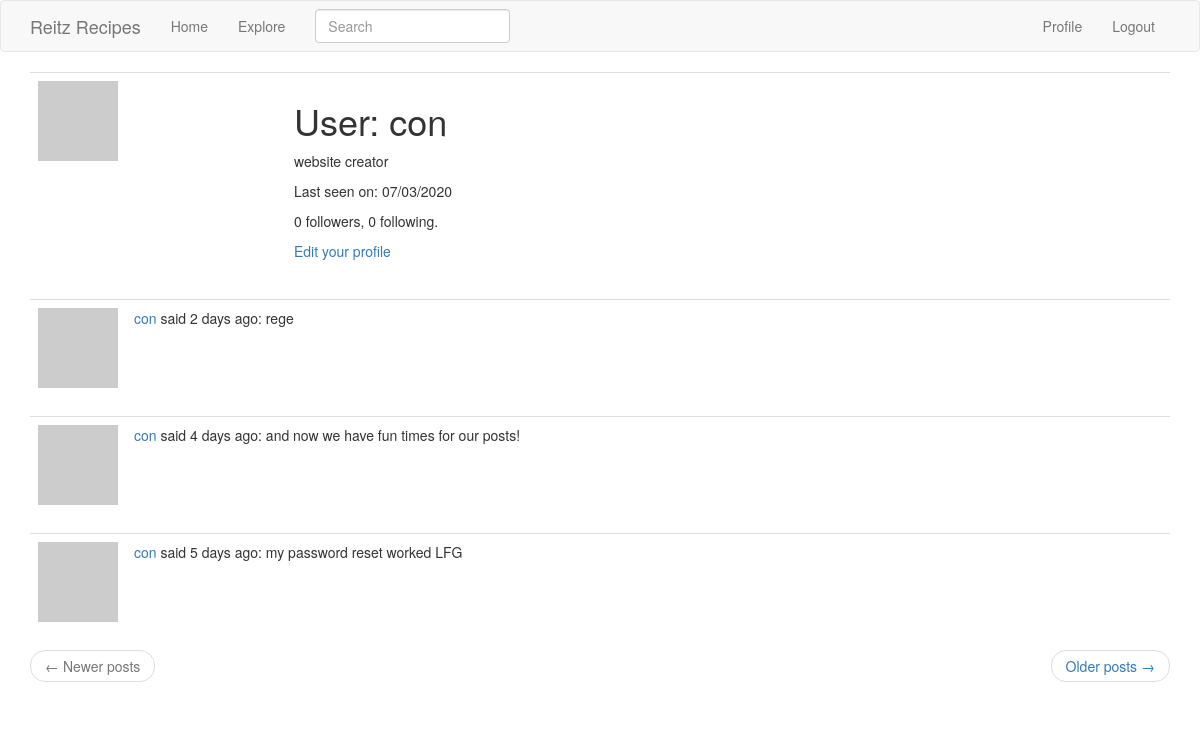
The page /user/con (signed in) on the database as committed earlier.
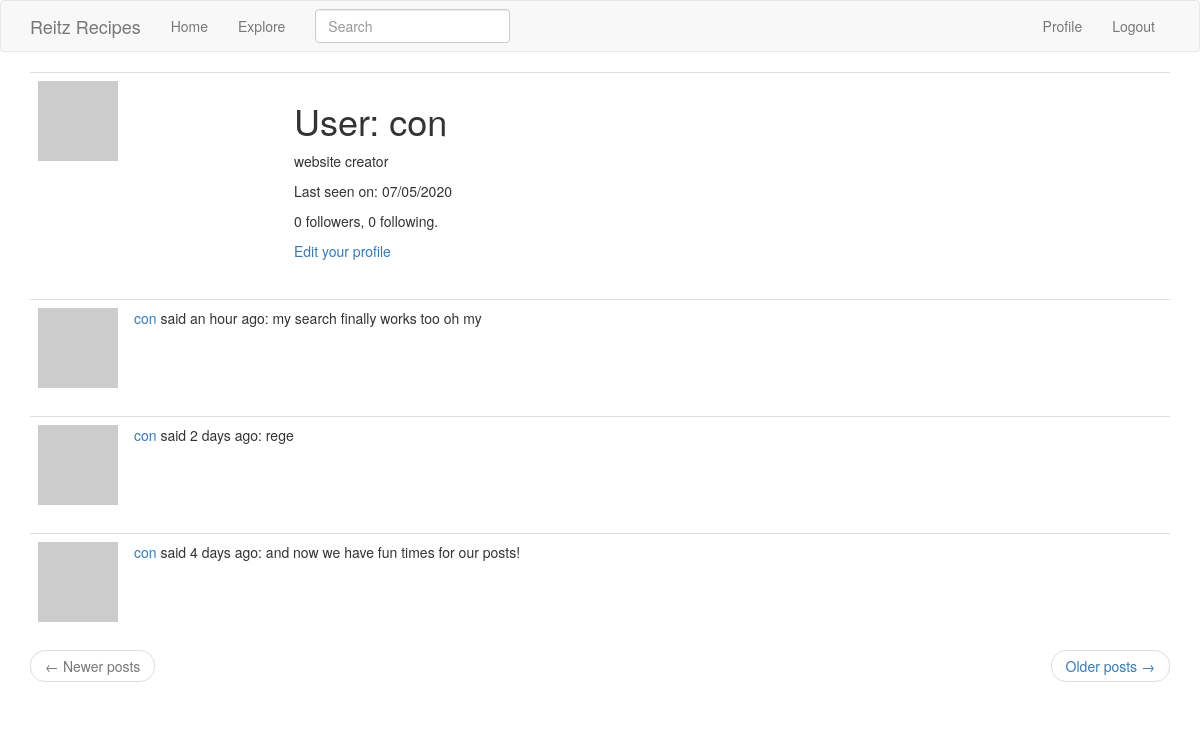
The same page on the database as committed later.
### app/models.py (models this page shows, shortened)
class User(UserMixin, db.Model):
    id = db.Column(db.Integer, primary_key=True)
    username = db.Column(db.String(64), index=True, unique=True)
    email = db.Column(db.String(120), index=True, unique=True)
    password_hash = (db.Column(db.String(128)))
    posts = db.relationship('Post', backref='author', lazy='dynamic')
    about_me = db.Column(db.String(140))
    last_seen = db.Column(db.DateTime, default=datetime.utcnow)
    def avatar(self, size):
        digest = md5(self.email.lower().encode('utf-8')).hexdigest()
        return 'https://www.gravatar.com/avatar/{}?d=identicon&s={}'.format(
            digest, size)
    followed = db.relationship(
        'User', secondary=followers,
        primaryjoin=(followers.c.follower_id == id),
        secondaryjoin=(followers.c.followed_id == id),
        backref=db.backref('followers', lazy='dynamic'), lazy='dynamic')

class SearchableMixin(object):
    @classmethod
    def before_commit(cls, session):
        session._changes = {
            'add': list(session.new),
            'update': list(session.dirty),
            'delete': list(session.deleted)
        }
    @classmethod
    def after_commit(cls, session):
        for obj in session._changes['add']:
            if isinstance(obj, SearchableMixin):
                add_to_index(obj.__tablename__, obj)
        for obj in session._changes['update']:
            if isinstance(obj, SearchableMixin):
                add_to_index(obj.__tablename__, obj)
        for obj in session._changes['delete']:
            if isinstance(obj, SearchableMixin):
                remove_from_index(obj.__tablename__, obj)
        session._changes = None

class Post(SearchableMixin, db.Model):
    __searchable__ = ['body']
    id = db.Column(db.Integer, primary_key=True)
    body = db.Column(db.String(140))
    timestamp = db.Column(db.DateTime, index=True, default=datetime.utcnow)
    user_id = db.Column(db.Integer, db.ForeignKey('user.id'))

### app/main/routes.py (the view)
@bp.route('/user/<username>')
@login_required
def user(username):
    user = User.query.filter_by(username=username).first_or_404()
    page = request.args.get('page', 1, type=int)
    posts = user.posts.order_by(Post.timestamp.desc()).paginate(
        page, current_app.config['POSTS_PER_PAGE'], False)
    next_url = url_for('main.user', username=user.username, page=posts.next_num) \
        if posts.has_next else None
    prev_url = url_for('main.user', username=user.username, page=posts.prev_num) \
        if posts.has_prev else None
    form = EmptyForm()
    return render_template('user.html', user=user, posts=posts.items, next_url=next_url,
        prev_url=prev_url, form=form)

### app/main/forms.py
class SearchForm(FlaskForm):
    q = StringField('Search', validators=[DataRequired()])
    def __init__(self, *args, **kwargs):
        if 'formdata' not in kwargs:
            kwargs['formdata'] = request.args
        if 'csrf_enabled' not in kwargs:
            kwargs['csrf_enabled'] = False
        super(SearchForm, self).__init__(*args, **kwargs)

class EmptyForm(FlaskForm):
    submit = SubmitField('Submit')

### app/main/routes.py (called while the page is built)
@bp.before_request
def before_request():
    if current_user.is_authenticated:
        current_user.last_seen = datetime.utcnow()
        db.session.commit()
        g.search_form = SearchForm()

### app/models.py (called while the page is built)
@login.user_loader
def load_user(id):
    return User.query.get(int(id))

### app/templates/user.html (shortened to what this page needs)
{% extends "base.html" %}
{% block app_content %}
    <table class="table table-hover">
        <tr>
            <td width="256px"><img src="{{ user.avatar(256) }}"></td>
            <td>
                <h1>User: {{ user.username }}</h1>
                {% if user.about_me %}<p>{{ user.about_me }}</p>{% endif %}
                {% if user.last_seen %}<p>Last seen on: {{ moment(user.last_seen).format('L') }}</p>{% endif %}
                <p>{{ user.followers.count() }} followers, {{ user.followed.count() }} following.</p>
                {% if user == current_user %}
                <p><a href="{{ url_for('main.edit_profile') }}">Edit your profile</a></p>
                {% endif %}
            </td>
        </tr>
    </table>
    {% for post in posts %}
        {% include '_post.html' %}
    {% endfor %}
    <nav aria-label="...">
        <ul class="pager">
            <li class="previous{% if not prev_url %} disabled{% endif %}">
                <a href="{{ prev_url or '#' }}">
                    <span aria-hidden="true">&larr;</span> Newer posts
                </a>
            </li>
            <li class="next{% if not next_url %} disabled{% endif %}">
                <a href="{{ next_url or '#' }}">
                    Older posts <span aria-hidden="true">&rarr;</span>
                </a>
            </li>
        </ul>
    </nav>
{% endblock %}

### app/templates/_post.html
<table class="table table-hover">
    <tr>
        <td width="70px">
            <a href="{{ url_for('main.user', username=post.author.username )}}">
                <img src="{{ post.author.avatar(70) }}"/>
            </a>
        </td>
        <td>
            <a href="{{ url_for('main.user', username=post.author.username )}}">
                {{ post.author.username }}
            </a>
            said {{ moment(post.timestamp).fromNow()  }}:
            {{ post.body }}
        </td>
    </tr>
</table>

Rows that differ between the two databases and show on the page:
no longer on this page (row unchanged): Post: author.username "con", timestamp "5 days ago", body "my password reset worked LFG"
changed User "con": last_seen "07/03/2020" → "07/05/2020"
added Post: author.username "con", timestamp "an hour ago", body "my search finally works too oh my"
